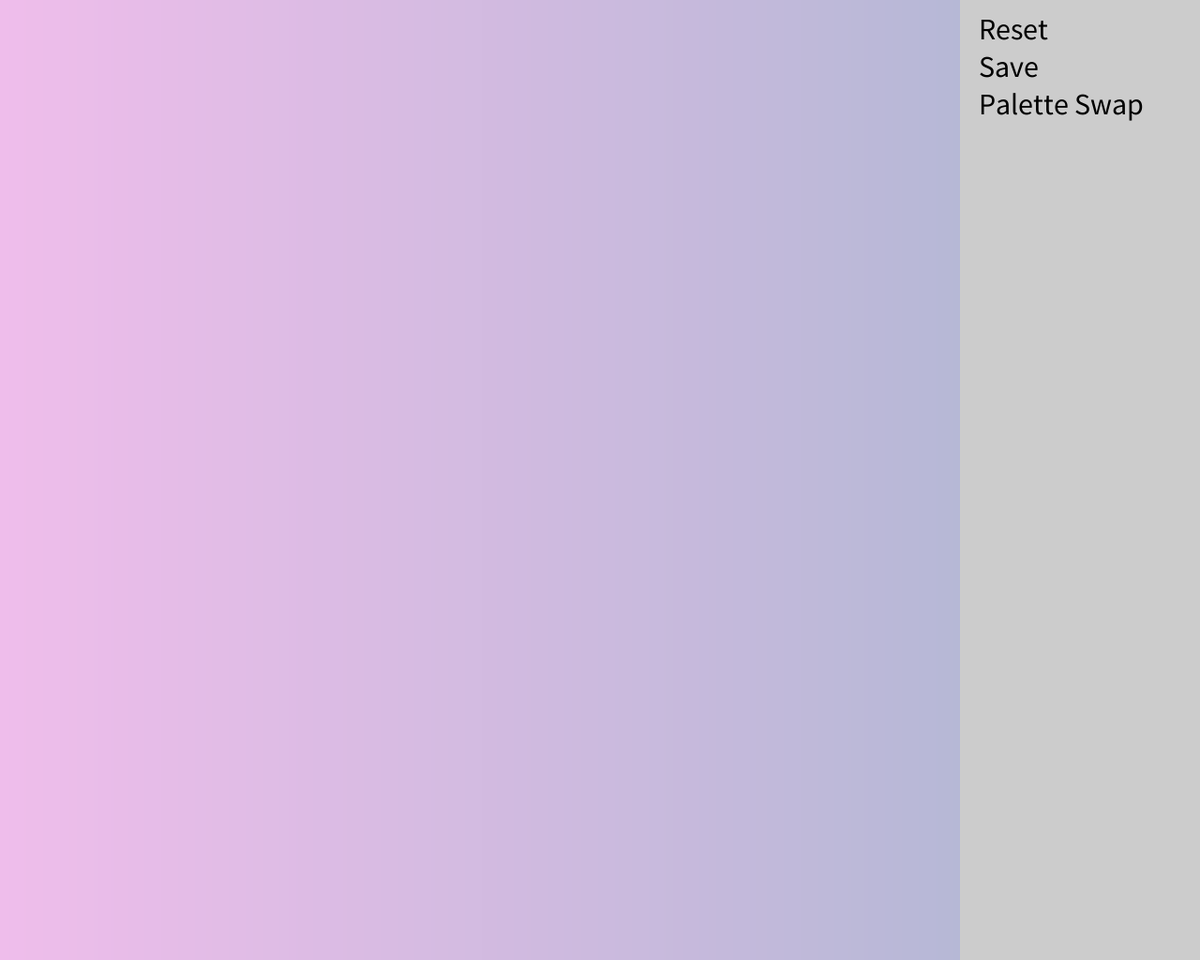
Frame 1 (no input)
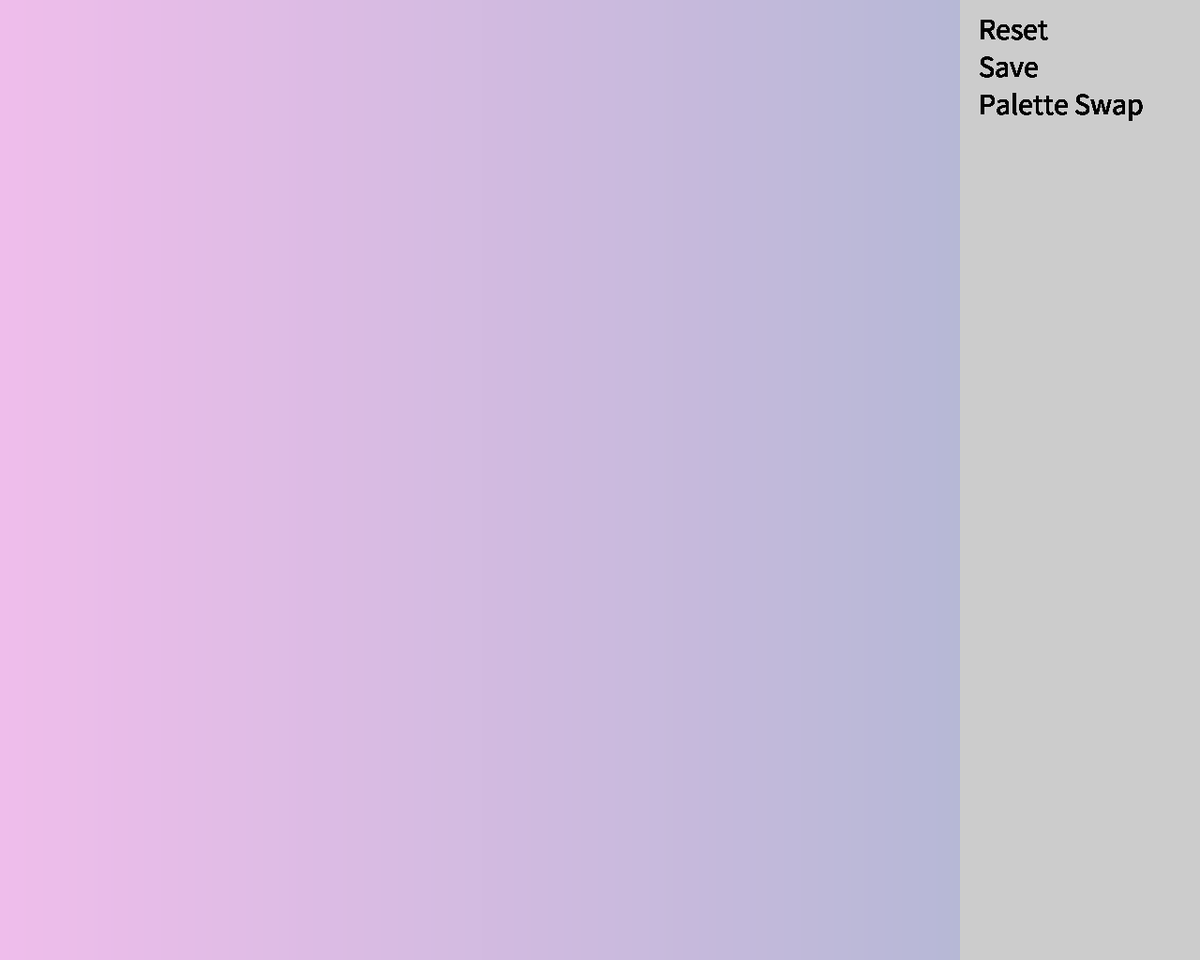
Frame 60 (the mouse pressed at the canvas centre just before this capture)
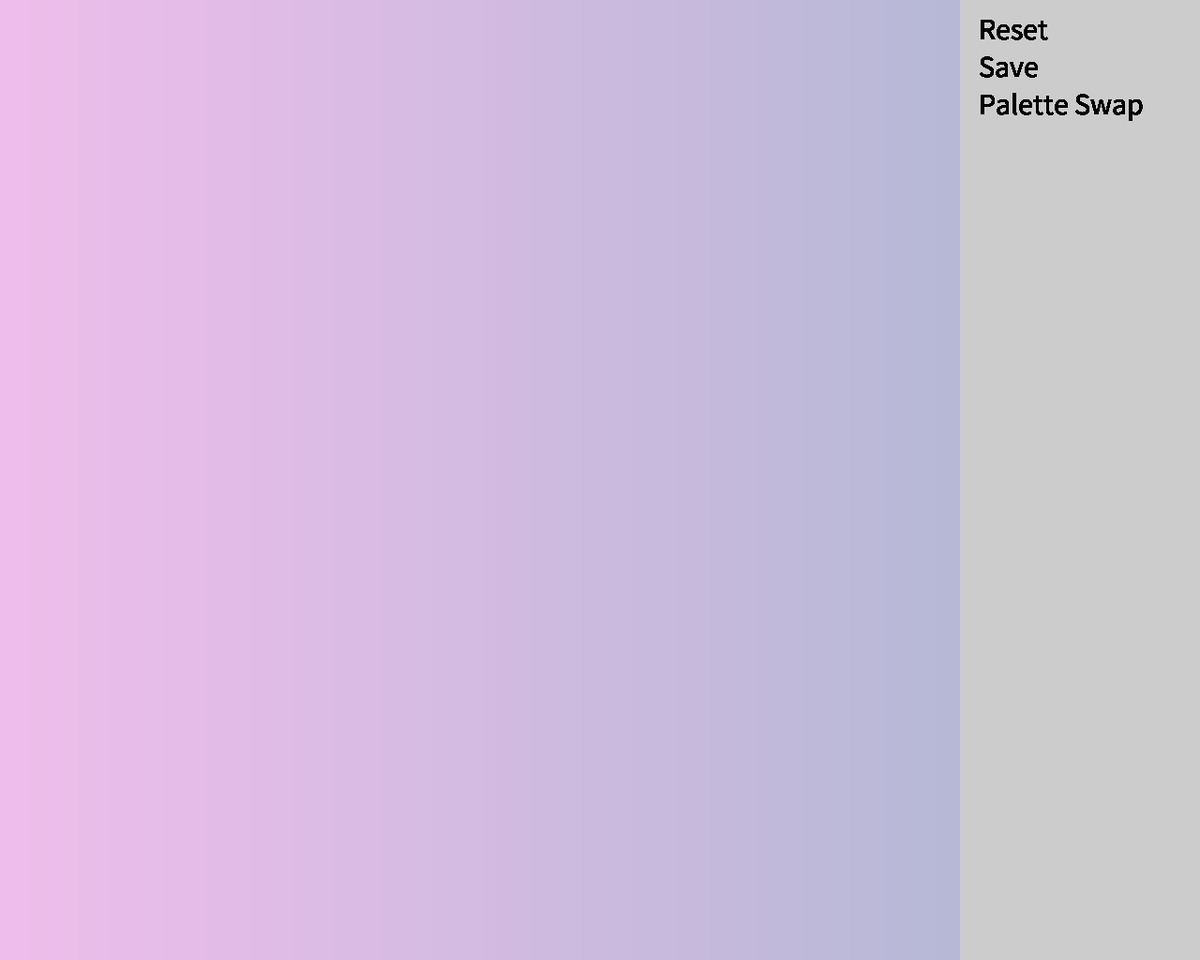
Frame 120 (the mouse held since frame 60 and released just before this capture)

The Processing sketch that drew these frames (run headless with seeded random() and noise(); from frame 60 on, the mouse is pressed at the canvas centre):

// Processing sketch: randomgradient2
// ── randomgradient2.pde
color b1, b2, c1, c2;

float buttonx = 1044;
float buttonwidth = 256;
float buttonh = 32;

float resety = 42;
float savey = 82;
float swapy = 122;


void setup() {
  size(1280, 1024);
  //toolbar is 256px wide
  
  //vaporwave palette
  int[] palette = new int[9];
  palette[0] = color(189,237,224);
  palette[1] = color(187,219,209);
  palette[2] = color(182,184,214);
  palette[3] = color(126,120,210);
  palette[4] = color(111,88,201);
  palette[5] = 0xFF52D1DC;
  palette[6] = 0xFFC0A9B0;
  palette[7] = 0xFFE6BEAE;
  palette[8] = 0xFFEFBDEB;

  //oilslick palette
  
  int rand = (int)random(palette.length);
  b1 = palette[rand];
  rand = (int)random(palette.length);
  b2 = palette[rand];
  rand = (int)random(palette.length);
  c1 = palette[rand];
  rand = (int)random(palette.length);
  c2 = palette[rand];

noStroke();

}

void draw() {
textSize(buttonh);
fill(0);
text("Reset", buttonx, resety); 
text("Save", buttonx, savey);
text("Palette Swap", buttonx, swapy);




int gradientSteps = 512;//how detailed will the gradient be
int gradientStripWidth = width/gradientSteps;//compute how many strips of the same width we'll need to fill the sketch

for(int i = 0; i < gradientSteps; i++){//for each gradient strip
  float t = map(i,0,gradientSteps,0.0,1.0);//compute i mapped from 0-gradientSteps to 0.0->1.0
  //this value will plug into lerpColor which does the colour interpolation for you
  color interpolatedColor = lerpColor(c1,c2,t);
  //finally, use the colour and draw some boxes 
  fill(interpolatedColor);
  rect(i*gradientStripWidth,0,gradientStripWidth,height);

}

}
void mouseClicked() {
  if(mouseX>buttonx && mouseY<resety && mouseY>resety-buttonh){
    println("Reset Button Clicked.");
    reset();
  }
  if(mouseX>buttonx && mouseY<savey && mouseY>savey-buttonh){
  println("Save Button Clicked.");
  savetex();
  }
  if(mouseX>buttonx && mouseY<swapy && mouseY>swapy-buttonh){
  println("Swap Button Clicked.");
  }

}

void savetex() {
  int file = floor(random(1000));
  PImage tex = get(0,0,1024,1024);
  tex.save("tex-" + file + ".png");
  print("Saved!");
}
void reset() {
  setup();
}
void swap() {
}
